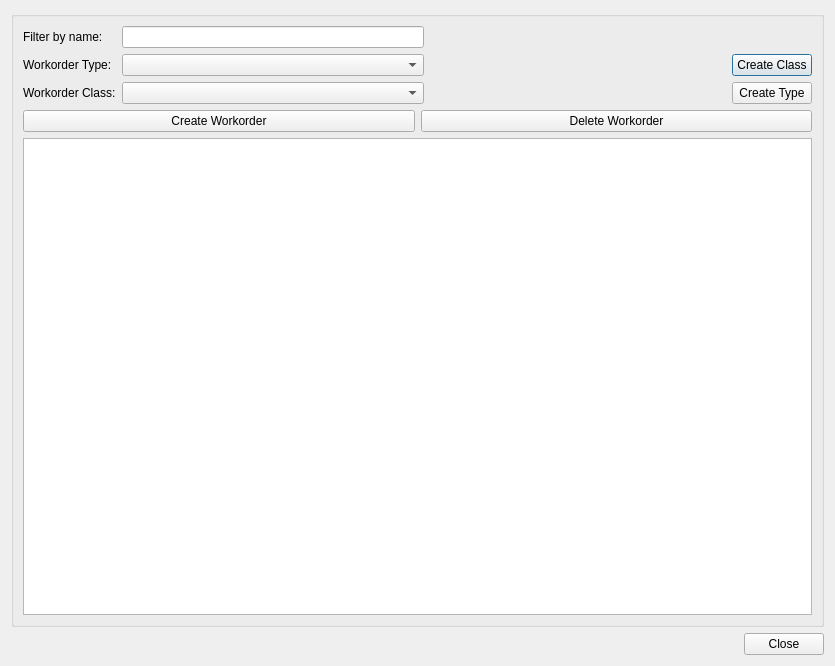
<?xml version="1.0" encoding="UTF-8"?>
<ui version="4.0">
 <class>campaign_management</class>
 <widget class="QDialog" name="campaign_management">
  <property name="geometry">
   <rect>
    <x>0</x>
    <y>0</y>
    <width>835</width>
    <height>666</height>
   </rect>
  </property>
  <property name="windowTitle">
   <string>Administrador de Campañas</string>
  </property>
  <layout class="QVBoxLayout" name="verticalLayout_4">
   <item>
    <widget class="QGroupBox" name="groupBox">
     <property name="title">
      <string/>
     </property>
     <layout class="QVBoxLayout" name="verticalLayout_3">
      <item>
       <layout class="QGridLayout" name="gridLayout_2">
        <item row="2" column="5">
         <widget class="QPushButton" name="btn_create_wclass">
          <property name="text">
           <string>Create Class</string>
          </property>
         </widget>
        </item>
        <item row="2" column="4">
         <spacer name="horizontalSpacer">
          <property name="orientation">
           <enum>Qt::Horizontal</enum>
          </property>
          <property name="sizeHint" stdset="0">
           <size>
            <width>40</width>
            <height>20</height>
           </size>
          </property>
         </spacer>
        </item>
        <item row="0" column="0">
         <widget class="QLabel" name="label">
          <property name="text">
           <string>Filter by name:</string>
          </property>
         </widget>
        </item>
        <item row="3" column="2">
         <widget class="QComboBox" name="cmb_wclass"/>
        </item>
        <item row="3" column="5">
         <widget class="QPushButton" name="btn_create_wtype">
          <property name="text">
           <string>Create Type</string>
          </property>
         </widget>
        </item>
        <item row="2" column="2">
         <widget class="QComboBox" name="cmb_wtype"/>
        </item>
        <item row="0" column="2">
         <widget class="QLineEdit" name="txt_filter_name"/>
        </item>
        <item row="3" column="0">
         <widget class="QLabel" name="lbl_state">
          <property name="text">
           <string>Workorder Class:</string>
          </property>
         </widget>
        </item>
        <item row="2" column="0">
         <widget class="QLabel" name="lbl_column_filter_dates">
          <property name="text">
           <string>Workorder Type:</string>
          </property>
         </widget>
        </item>
       </layout>
      </item>
      <item>
       <layout class="QHBoxLayout" name="horizontalLayout_2">
        <item>
         <widget class="QPushButton" name="btn_create">
          <property name="text">
           <string>Create Workorder</string>
          </property>
         </widget>
        </item>
        <item>
         <widget class="QPushButton" name="btn_delete">
          <property name="text">
           <string>Delete Workorder</string>
          </property>
         </widget>
        </item>
       </layout>
      </item>
      <item>
       <widget class="QTableView" name="tbl_workorder">
        <property name="toolTipDuration">
         <number>-1</number>
        </property>
        <property name="sortingEnabled">
         <bool>true</bool>
        </property>
       </widget>
      </item>
     </layout>
    </widget>
   </item>
   <item>
    <layout class="QGridLayout" name="lyt_buttons">
     <item row="0" column="0">
      <spacer name="horizontalSpacer_2">
       <property name="orientation">
        <enum>Qt::Horizontal</enum>
       </property>
       <property name="sizeHint" stdset="0">
        <size>
         <width>40</width>
         <height>20</height>
        </size>
       </property>
      </spacer>
     </item>
     <item row="0" column="1">
      <widget class="QPushButton" name="btn_cancel">
       <property name="text">
        <string>Close</string>
       </property>
      </widget>
     </item>
    </layout>
   </item>
  </layout>
 </widget>
 <tabstops>
  <tabstop>btn_create</tabstop>
  <tabstop>btn_delete</tabstop>
  <tabstop>tbl_workorder</tabstop>
 </tabstops>
 <resources/>
 <connections/>
</ui>
